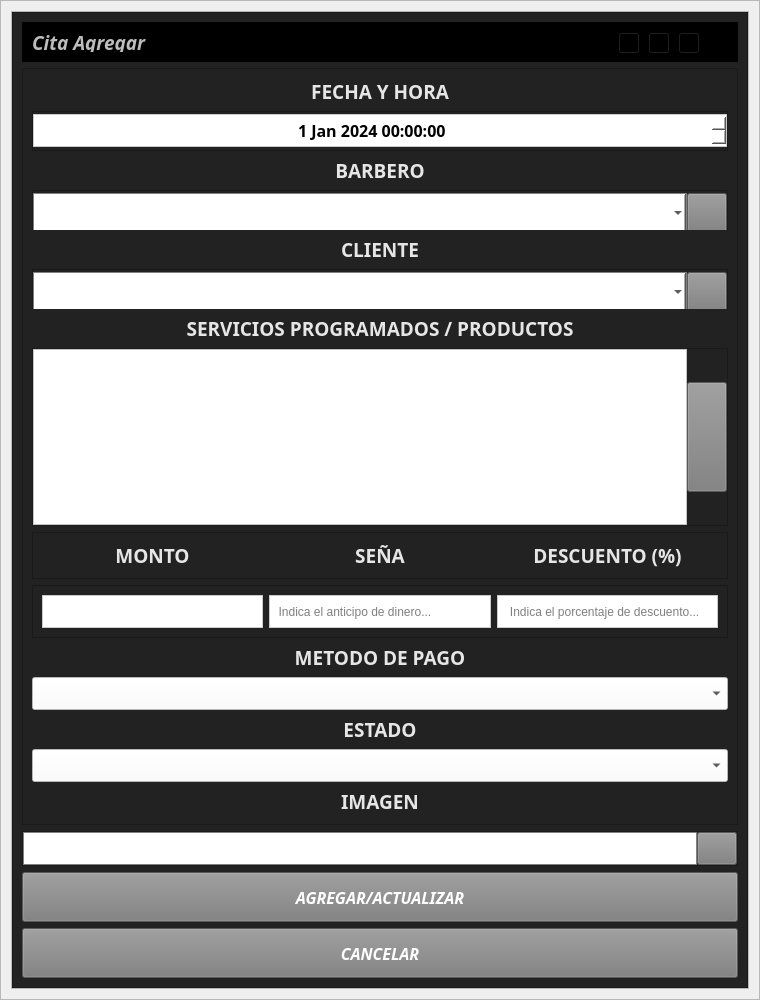
<?xml version="1.0" encoding="UTF-8"?>
<ui version="4.0">
 <class>add_edit_menu</class>
 <widget class="QWidget" name="add_edit_menu">
  <property name="geometry">
   <rect>
    <x>0</x>
    <y>0</y>
    <width>760</width>
    <height>1000</height>
   </rect>
  </property>
  <property name="minimumSize">
   <size>
    <width>600</width>
    <height>0</height>
   </size>
  </property>
  <property name="maximumSize">
   <size>
    <width>16777215</width>
    <height>16777215</height>
   </size>
  </property>
  <property name="windowTitle">
   <string>Form</string>
  </property>
  <layout class="QHBoxLayout" name="horizontalLayout">
   <property name="spacing">
    <number>0</number>
   </property>
   <property name="leftMargin">
    <number>0</number>
   </property>
   <property name="topMargin">
    <number>0</number>
   </property>
   <property name="rightMargin">
    <number>0</number>
   </property>
   <property name="bottomMargin">
    <number>0</number>
   </property>
   <item>
    <widget class="QFrame" name="central_widget_frame">
     <property name="maximumSize">
      <size>
       <width>800</width>
       <height>16777215</height>
      </size>
     </property>
     <property name="frameShape">
      <enum>QFrame::StyledPanel</enum>
     </property>
     <property name="frameShadow">
      <enum>QFrame::Raised</enum>
     </property>
     <layout class="QHBoxLayout" name="horizontalLayout_3">
      <property name="spacing">
       <number>0</number>
      </property>
      <property name="leftMargin">
       <number>10</number>
      </property>
      <property name="topMargin">
       <number>10</number>
      </property>
      <property name="rightMargin">
       <number>10</number>
      </property>
      <property name="bottomMargin">
       <number>10</number>
      </property>
      <item>
       <widget class="QFrame" name="background_frame">
        <property name="frameShape">
         <enum>QFrame::StyledPanel</enum>
        </property>
        <property name="frameShadow">
         <enum>QFrame::Raised</enum>
        </property>
        <layout class="QVBoxLayout" name="verticalLayout_2">
         <property name="spacing">
          <number>0</number>
         </property>
         <property name="leftMargin">
          <number>0</number>
         </property>
         <property name="topMargin">
          <number>0</number>
         </property>
         <property name="rightMargin">
          <number>0</number>
         </property>
         <property name="bottomMargin">
          <number>0</number>
         </property>
         <item>
          <widget class="QFrame" name="content_frame">
           <property name="minimumSize">
            <size>
             <width>0</width>
             <height>0</height>
            </size>
           </property>
           <property name="styleSheet">
            <string notr="true">background-color: rgb(34, 34, 34);</string>
           </property>
           <property name="frameShape">
            <enum>QFrame::StyledPanel</enum>
           </property>
           <property name="frameShadow">
            <enum>QFrame::Raised</enum>
           </property>
           <layout class="QVBoxLayout" name="verticalLayout">
            <item>
             <widget class="QFrame" name="frame_nav">
              <property name="minimumSize">
               <size>
                <width>0</width>
                <height>40</height>
               </size>
              </property>
              <property name="maximumSize">
               <size>
                <width>16777215</width>
                <height>40</height>
               </size>
              </property>
              <property name="styleSheet">
               <string notr="true">background-color: rgb(0, 0, 0);</string>
              </property>
              <property name="frameShape">
               <enum>QFrame::StyledPanel</enum>
              </property>
              <property name="frameShadow">
               <enum>QFrame::Raised</enum>
              </property>
              <layout class="QHBoxLayout" name="horizontalLayout_6">
               <item>
                <widget class="QLabel" name="label_tittle">
                 <property name="font">
                  <font>
                   <family>Tw Cen MT</family>
                   <pointsize>14</pointsize>
                   <weight>75</weight>
                   <italic>true</italic>
                   <bold>true</bold>
                  </font>
                 </property>
                 <property name="styleSheet">
                  <string notr="true">
color: rgb(189, 189, 189);</string>
                 </property>
                 <property name="text">
                  <string>Cita Agregar</string>
                 </property>
                </widget>
               </item>
               <item>
                <widget class="QFrame" name="butttons_holder_frame">
                 <property name="minimumSize">
                  <size>
                   <width>110</width>
                   <height>30</height>
                  </size>
                 </property>
                 <property name="maximumSize">
                  <size>
                   <width>110</width>
                   <height>16777215</height>
                  </size>
                 </property>
                 <property name="frameShape">
                  <enum>QFrame::StyledPanel</enum>
                 </property>
                 <property name="frameShadow">
                  <enum>QFrame::Raised</enum>
                 </property>
                 <widget class="QToolButton" name="minimize_button">
                  <property name="geometry">
                   <rect>
                    <x>0</x>
                    <y>0</y>
                    <width>22</width>
                    <height>22</height>
                   </rect>
                  </property>
                  <property name="text">
                   <string>...</string>
                  </property>
                  <property name="icon">
                   <iconset>
                    <normaloff>L:/AngelCuk/assets/icons/minimize-window.png</normaloff>L:/AngelCuk/assets/icons/minimize-window.png</iconset>
                  </property>
                 </widget>
                 <widget class="QToolButton" name="restore_button">
                  <property name="geometry">
                   <rect>
                    <x>30</x>
                    <y>0</y>
                    <width>22</width>
                    <height>22</height>
                   </rect>
                  </property>
                  <property name="text">
                   <string>...</string>
                  </property>
                  <property name="icon">
                   <iconset>
                    <normaloff>L:/AngelCuk/assets/icons/restore-window.png</normaloff>L:/AngelCuk/assets/icons/restore-window.png</iconset>
                  </property>
                 </widget>
                 <widget class="QToolButton" name="maximize_button">
                  <property name="geometry">
                   <rect>
                    <x>30</x>
                    <y>0</y>
                    <width>22</width>
                    <height>22</height>
                   </rect>
                  </property>
                  <property name="text">
                   <string>...</string>
                  </property>
                  <property name="icon">
                   <iconset>
                    <normaloff>L:/AngelCuk/assets/icons/maximize-window.png</normaloff>L:/AngelCuk/assets/icons/maximize-window.png</iconset>
                  </property>
                 </widget>
                 <widget class="QToolButton" name="close_button">
                  <property name="geometry">
                   <rect>
                    <x>60</x>
                    <y>0</y>
                    <width>22</width>
                    <height>22</height>
                   </rect>
                  </property>
                  <property name="text">
                   <string>...</string>
                  </property>
                  <property name="icon">
                   <iconset>
                    <normaloff>L:/AngelCuk/assets/icons/close-window.png</normaloff>L:/AngelCuk/assets/icons/close-window.png</iconset>
                  </property>
                 </widget>
                </widget>
               </item>
              </layout>
             </widget>
            </item>
            <item>
             <widget class="QFrame" name="frame_inferior">
              <property name="maximumSize">
               <size>
                <width>16777215</width>
                <height>16777215</height>
               </size>
              </property>
              <property name="frameShape">
               <enum>QFrame::StyledPanel</enum>
              </property>
              <property name="frameShadow">
               <enum>QFrame::Raised</enum>
              </property>
              <layout class="QVBoxLayout" name="verticalLayout_3">
               <item>
                <widget class="QLabel" name="fecha_tittle">
                 <property name="font">
                  <font>
                   <family>Segoe UI Black</family>
                   <pointsize>14</pointsize>
                   <weight>75</weight>
                   <italic>false</italic>
                   <bold>true</bold>
                  </font>
                 </property>
                 <property name="styleSheet">
                  <string notr="true">color: rgb(230, 230, 230);</string>
                 </property>
                 <property name="text">
                  <string>FECHA Y HORA</string>
                 </property>
                 <property name="alignment">
                  <set>Qt::AlignCenter</set>
                 </property>
                </widget>
               </item>
               <item>
                <widget class="QFrame" name="frame_2">
                 <property name="minimumSize">
                  <size>
                   <width>0</width>
                   <height>40</height>
                  </size>
                 </property>
                 <property name="frameShape">
                  <enum>QFrame::StyledPanel</enum>
                 </property>
                 <property name="frameShadow">
                  <enum>QFrame::Raised</enum>
                 </property>
                 <layout class="QHBoxLayout" name="horizontalLayout_2">
                  <property name="spacing">
                   <number>4</number>
                  </property>
                  <property name="leftMargin">
                   <number>0</number>
                  </property>
                  <property name="topMargin">
                   <number>0</number>
                  </property>
                  <property name="rightMargin">
                   <number>0</number>
                  </property>
                  <property name="bottomMargin">
                   <number>0</number>
                  </property>
                  <item>
                   <widget class="QDateTimeEdit" name="fechahora_dateTimeEdit">
                    <property name="sizePolicy">
                     <sizepolicy hsizetype="Minimum" vsizetype="Maximum">
                      <horstretch>0</horstretch>
                      <verstretch>0</verstretch>
                     </sizepolicy>
                    </property>
                    <property name="minimumSize">
                     <size>
                      <width>0</width>
                      <height>33</height>
                     </size>
                    </property>
                    <property name="font">
                     <font>
                      <family>Microsoft YaHei</family>
                      <pointsize>12</pointsize>
                      <weight>75</weight>
                      <bold>true</bold>
                     </font>
                    </property>
                    <property name="styleSheet">
                     <string notr="true">background-color: rgb(255, 255, 255);
border: 1px solid #cbcbcb;</string>
                    </property>
                    <property name="alignment">
                     <set>Qt::AlignCenter</set>
                    </property>
                    <property name="dateTime">
                     <datetime>
                      <hour>0</hour>
                      <minute>0</minute>
                      <second>0</second>
                      <year>2024</year>
                      <month>1</month>
                      <day>1</day>
                     </datetime>
                    </property>
                   </widget>
                  </item>
                 </layout>
                </widget>
               </item>
               <item>
                <widget class="QLabel" name="barbero_tittle">
                 <property name="font">
                  <font>
                   <family>Segoe UI Black</family>
                   <pointsize>14</pointsize>
                   <weight>75</weight>
                   <italic>false</italic>
                   <bold>true</bold>
                  </font>
                 </property>
                 <property name="styleSheet">
                  <string notr="true">color: rgb(230, 230, 230);</string>
                 </property>
                 <property name="text">
                  <string>BARBERO</string>
                 </property>
                 <property name="alignment">
                  <set>Qt::AlignCenter</set>
                 </property>
                </widget>
               </item>
               <item>
                <widget class="QFrame" name="frame_4">
                 <property name="minimumSize">
                  <size>
                   <width>0</width>
                   <height>0</height>
                  </size>
                 </property>
                 <property name="maximumSize">
                  <size>
                   <width>16777215</width>
                   <height>40</height>
                  </size>
                 </property>
                 <property name="frameShape">
                  <enum>QFrame::StyledPanel</enum>
                 </property>
                 <property name="frameShadow">
                  <enum>QFrame::Raised</enum>
                 </property>
                 <layout class="QHBoxLayout" name="horizontalLayout_7">
                  <property name="spacing">
                   <number>0</number>
                  </property>
                  <property name="leftMargin">
                   <number>0</number>
                  </property>
                  <property name="topMargin">
                   <number>0</number>
                  </property>
                  <property name="rightMargin">
                   <number>0</number>
                  </property>
                  <property name="bottomMargin">
                   <number>0</number>
                  </property>
                  <item>
                   <widget class="QComboBox" name="barbero_comboBox">
                    <property name="minimumSize">
                     <size>
                      <width>70</width>
                      <height>40</height>
                     </size>
                    </property>
                    <property name="maximumSize">
                     <size>
                      <width>16777215</width>
                      <height>33</height>
                     </size>
                    </property>
                    <property name="styleSheet">
                     <string notr="true">background-color: white;
border: 1px solid grey;</string>
                    </property>
                   </widget>
                  </item>
                  <item>
                   <widget class="QPushButton" name="pushButton_img_3">
                    <property name="minimumSize">
                     <size>
                      <width>40</width>
                      <height>40</height>
                     </size>
                    </property>
                    <property name="maximumSize">
                     <size>
                      <width>40</width>
                      <height>33</height>
                     </size>
                    </property>
                    <property name="font">
                     <font>
                      <family>Segoe UI Black</family>
                      <pointsize>12</pointsize>
                      <weight>75</weight>
                      <italic>true</italic>
                      <bold>true</bold>
                     </font>
                    </property>
                    <property name="styleSheet">
                     <string notr="true">QPushButton {
background-color: #7c7c7c;
color: white;
}

QPushButton:hover {
background-color: rgb(0, 195, 0);
}</string>
                    </property>
                    <property name="text">
                     <string/>
                    </property>
                    <property name="icon">
                     <iconset>
                      <normaloff>../assets/icons/plus.png</normaloff>../assets/icons/plus.png</iconset>
                    </property>
                    <property name="iconSize">
                     <size>
                      <width>35</width>
                      <height>35</height>
                     </size>
                    </property>
                   </widget>
                  </item>
                 </layout>
                </widget>
               </item>
               <item>
                <widget class="QLabel" name="cliente_tittle">
                 <property name="font">
                  <font>
                   <family>Segoe UI Black</family>
                   <pointsize>14</pointsize>
                   <weight>75</weight>
                   <italic>false</italic>
                   <bold>true</bold>
                  </font>
                 </property>
                 <property name="styleSheet">
                  <string notr="true">color: rgb(230, 230, 230);</string>
                 </property>
                 <property name="text">
                  <string>CLIENTE</string>
                 </property>
                 <property name="alignment">
                  <set>Qt::AlignCenter</set>
                 </property>
                </widget>
               </item>
               <item>
                <widget class="QFrame" name="frame_3">
                 <property name="minimumSize">
                  <size>
                   <width>0</width>
                   <height>0</height>
                  </size>
                 </property>
                 <property name="maximumSize">
                  <size>
                   <width>16777215</width>
                   <height>40</height>
                  </size>
                 </property>
                 <property name="frameShape">
                  <enum>QFrame::StyledPanel</enum>
                 </property>
                 <property name="frameShadow">
                  <enum>QFrame::Raised</enum>
                 </property>
                 <layout class="QHBoxLayout" name="horizontalLayout_5">
                  <property name="spacing">
                   <number>0</number>
                  </property>
                  <property name="leftMargin">
                   <number>0</number>
                  </property>
                  <property name="topMargin">
                   <number>0</number>
                  </property>
                  <property name="rightMargin">
                   <number>0</number>
                  </property>
                  <property name="bottomMargin">
                   <number>0</number>
                  </property>
                  <item>
                   <widget class="QComboBox" name="cliente_comboBox">
                    <property name="minimumSize">
                     <size>
                      <width>70</width>
                      <height>40</height>
                     </size>
                    </property>
                    <property name="maximumSize">
                     <size>
                      <width>16777215</width>
                      <height>33</height>
                     </size>
                    </property>
                    <property name="styleSheet">
                     <string notr="true">background-color: white;
border: 1px solid grey;</string>
                    </property>
                   </widget>
                  </item>
                  <item>
                   <widget class="QPushButton" name="pushButton_img_2">
                    <property name="minimumSize">
                     <size>
                      <width>40</width>
                      <height>40</height>
                     </size>
                    </property>
                    <property name="maximumSize">
                     <size>
                      <width>40</width>
                      <height>33</height>
                     </size>
                    </property>
                    <property name="font">
                     <font>
                      <family>Segoe UI Black</family>
                      <pointsize>12</pointsize>
                      <weight>75</weight>
                      <italic>true</italic>
                      <bold>true</bold>
                     </font>
                    </property>
                    <property name="styleSheet">
                     <string notr="true">QPushButton {
background-color: #7c7c7c;
color: white;
}

QPushButton:hover {
background-color: rgb(0, 195, 0);
}</string>
                    </property>
                    <property name="text">
                     <string/>
                    </property>
                    <property name="icon">
                     <iconset>
                      <normaloff>../assets/icons/plus.png</normaloff>../assets/icons/plus.png</iconset>
                    </property>
                    <property name="iconSize">
                     <size>
                      <width>35</width>
                      <height>35</height>
                     </size>
                    </property>
                   </widget>
                  </item>
                 </layout>
                </widget>
               </item>
               <item>
                <widget class="QLabel" name="servicio_tittle">
                 <property name="font">
                  <font>
                   <family>Segoe UI Black</family>
                   <pointsize>14</pointsize>
                   <weight>75</weight>
                   <italic>false</italic>
                   <bold>true</bold>
                  </font>
                 </property>
                 <property name="styleSheet">
                  <string notr="true">color: rgb(230, 230, 230);</string>
                 </property>
                 <property name="text">
                  <string>SERVICIOS PROGRAMADOS / PRODUCTOS</string>
                 </property>
                 <property name="alignment">
                  <set>Qt::AlignCenter</set>
                 </property>
                </widget>
               </item>
               <item>
                <widget class="QFrame" name="frame_servicios">
                 <property name="styleSheet">
                  <string notr="true">background-color: rgb(34, 34, 34);</string>
                 </property>
                 <property name="frameShape">
                  <enum>QFrame::StyledPanel</enum>
                 </property>
                 <property name="frameShadow">
                  <enum>QFrame::Raised</enum>
                 </property>
                 <layout class="QHBoxLayout" name="horizontalLayout_10">
                  <property name="spacing">
                   <number>0</number>
                  </property>
                  <property name="leftMargin">
                   <number>0</number>
                  </property>
                  <property name="topMargin">
                   <number>0</number>
                  </property>
                  <property name="rightMargin">
                   <number>0</number>
                  </property>
                  <property name="bottomMargin">
                   <number>0</number>
                  </property>
                  <item>
                   <widget class="QListWidget" name="producto_listWidget">
                    <property name="styleSheet">
                     <string notr="true">background-color: rgb(255, 255, 255);
color: rgb(0, 0, 0);</string>
                    </property>
                   </widget>
                  </item>
                  <item>
                   <widget class="QPushButton" name="add_producto_pushButton">
                    <property name="minimumSize">
                     <size>
                      <width>0</width>
                      <height>110</height>
                     </size>
                    </property>
                    <property name="maximumSize">
                     <size>
                      <width>16777215</width>
                      <height>16777215</height>
                     </size>
                    </property>
                    <property name="styleSheet">
                     <string notr="true">QPushButton {
background-color: #7c7c7c;
color: white;
}

QPushButton:hover {
background-color: rgb(0, 195, 0);
}</string>
                    </property>
                    <property name="text">
                     <string/>
                    </property>
                    <property name="icon">
                     <iconset>
                      <normaloff>plus.png</normaloff>plus.png</iconset>
                    </property>
                    <property name="iconSize">
                     <size>
                      <width>50</width>
                      <height>50</height>
                     </size>
                    </property>
                   </widget>
                  </item>
                 </layout>
                </widget>
               </item>
               <item>
                <widget class="QFrame" name="frame_5">
                 <property name="frameShape">
                  <enum>QFrame::StyledPanel</enum>
                 </property>
                 <property name="frameShadow">
                  <enum>QFrame::Raised</enum>
                 </property>
                 <layout class="QHBoxLayout" name="horizontalLayout_9">
                  <item>
                   <widget class="QLabel" name="monto_tittle">
                    <property name="font">
                     <font>
                      <family>Segoe UI Black</family>
                      <pointsize>14</pointsize>
                      <weight>75</weight>
                      <italic>false</italic>
                      <bold>true</bold>
                     </font>
                    </property>
                    <property name="styleSheet">
                     <string notr="true">color: rgb(230, 230, 230);</string>
                    </property>
                    <property name="text">
                     <string>MONTO</string>
                    </property>
                    <property name="alignment">
                     <set>Qt::AlignCenter</set>
                    </property>
                   </widget>
                  </item>
                  <item>
                   <widget class="QLabel" name="label">
                    <property name="font">
                     <font>
                      <family>Segoe UI Black</family>
                      <pointsize>14</pointsize>
                      <weight>75</weight>
                      <bold>true</bold>
                     </font>
                    </property>
                    <property name="styleSheet">
                     <string notr="true">color: rgb(230, 230, 230);</string>
                    </property>
                    <property name="text">
                     <string>SEÑA</string>
                    </property>
                    <property name="alignment">
                     <set>Qt::AlignCenter</set>
                    </property>
                   </widget>
                  </item>
                  <item>
                   <widget class="QLabel" name="descuento_tittle">
                    <property name="maximumSize">
                     <size>
                      <width>235</width>
                      <height>16777215</height>
                     </size>
                    </property>
                    <property name="font">
                     <font>
                      <family>Segoe UI Black</family>
                      <pointsize>14</pointsize>
                      <weight>75</weight>
                      <italic>false</italic>
                      <bold>true</bold>
                     </font>
                    </property>
                    <property name="styleSheet">
                     <string notr="true">color: rgb(230, 230, 230);</string>
                    </property>
                    <property name="text">
                     <string>DESCUENTO (%)</string>
                    </property>
                    <property name="alignment">
                     <set>Qt::AlignCenter</set>
                    </property>
                   </widget>
                  </item>
                 </layout>
                </widget>
               </item>
               <item>
                <widget class="QFrame" name="frame_monto">
                 <property name="frameShape">
                  <enum>QFrame::StyledPanel</enum>
                 </property>
                 <property name="frameShadow">
                  <enum>QFrame::Raised</enum>
                 </property>
                 <layout class="QHBoxLayout" name="horizontalLayout_8">
                  <item>
                   <widget class="QLineEdit" name="monto_lineEdit">
                    <property name="minimumSize">
                     <size>
                      <width>0</width>
                      <height>33</height>
                     </size>
                    </property>
                    <property name="maximumSize">
                     <size>
                      <width>16777215</width>
                      <height>33</height>
                     </size>
                    </property>
                    <property name="styleSheet">
                     <string notr="true">background-color: rgb(255, 255, 255);
border: 1px solid #cbcbcb;</string>
                    </property>
                   </widget>
                  </item>
                  <item>
                   <widget class="QLineEdit" name="lineEdit">
                    <property name="minimumSize">
                     <size>
                      <width>0</width>
                      <height>33</height>
                     </size>
                    </property>
                    <property name="styleSheet">
                     <string notr="true">background-color: rgb(255, 255, 255);
border: 1px solid #cbcbcb;</string>
                    </property>
                    <property name="placeholderText">
                     <string>  Indica el anticipo de dinero...</string>
                    </property>
                   </widget>
                  </item>
                  <item>
                   <widget class="QLineEdit" name="descuento_lineEdit">
                    <property name="minimumSize">
                     <size>
                      <width>0</width>
                      <height>33</height>
                     </size>
                    </property>
                    <property name="maximumSize">
                     <size>
                      <width>235</width>
                      <height>33</height>
                     </size>
                    </property>
                    <property name="styleSheet">
                     <string notr="true">background-color: rgb(255, 255, 255);
border: 1px solid #cbcbcb;</string>
                    </property>
                    <property name="placeholderText">
                     <string>   Indica el porcentaje de descuento...</string>
                    </property>
                   </widget>
                  </item>
                 </layout>
                </widget>
               </item>
               <item>
                <widget class="QLabel" name="pago_tittle">
                 <property name="font">
                  <font>
                   <family>Segoe UI Black</family>
                   <pointsize>14</pointsize>
                   <weight>75</weight>
                   <italic>false</italic>
                   <bold>true</bold>
                  </font>
                 </property>
                 <property name="styleSheet">
                  <string notr="true">color: rgb(230, 230, 230);</string>
                 </property>
                 <property name="text">
                  <string>METODO DE PAGO</string>
                 </property>
                 <property name="alignment">
                  <set>Qt::AlignCenter</set>
                 </property>
                </widget>
               </item>
               <item>
                <widget class="QComboBox" name="pago_comboBox">
                 <property name="minimumSize">
                  <size>
                   <width>0</width>
                   <height>33</height>
                  </size>
                 </property>
                 <property name="maximumSize">
                  <size>
                   <width>16777215</width>
                   <height>33</height>
                  </size>
                 </property>
                 <property name="styleSheet">
                  <string notr="true">background-color: rgb(255, 255, 255);</string>
                 </property>
                </widget>
               </item>
               <item>
                <widget class="QLabel" name="estado_tittle">
                 <property name="font">
                  <font>
                   <family>Segoe UI Black</family>
                   <pointsize>14</pointsize>
                   <weight>75</weight>
                   <italic>false</italic>
                   <bold>true</bold>
                  </font>
                 </property>
                 <property name="styleSheet">
                  <string notr="true">color: rgb(230, 230, 230);</string>
                 </property>
                 <property name="text">
                  <string>ESTADO</string>
                 </property>
                 <property name="alignment">
                  <set>Qt::AlignCenter</set>
                 </property>
                </widget>
               </item>
               <item>
                <widget class="QComboBox" name="estado_comboBox">
                 <property name="minimumSize">
                  <size>
                   <width>0</width>
                   <height>33</height>
                  </size>
                 </property>
                 <property name="maximumSize">
                  <size>
                   <width>16777215</width>
                   <height>33</height>
                  </size>
                 </property>
                 <property name="styleSheet">
                  <string notr="true">background-color: rgb(255, 255, 255);</string>
                 </property>
                </widget>
               </item>
               <item>
                <widget class="QLabel" name="imagen_tittle">
                 <property name="font">
                  <font>
                   <family>Segoe UI Black</family>
                   <pointsize>14</pointsize>
                   <weight>75</weight>
                   <italic>false</italic>
                   <bold>true</bold>
                  </font>
                 </property>
                 <property name="styleSheet">
                  <string notr="true">color: rgb(230, 230, 230);</string>
                 </property>
                 <property name="text">
                  <string>IMAGEN</string>
                 </property>
                 <property name="alignment">
                  <set>Qt::AlignCenter</set>
                 </property>
                </widget>
               </item>
              </layout>
             </widget>
            </item>
            <item>
             <widget class="QFrame" name="frame">
              <property name="minimumSize">
               <size>
                <width>0</width>
                <height>0</height>
               </size>
              </property>
              <property name="maximumSize">
               <size>
                <width>16777215</width>
                <height>40</height>
               </size>
              </property>
              <property name="frameShape">
               <enum>QFrame::StyledPanel</enum>
              </property>
              <property name="frameShadow">
               <enum>QFrame::Raised</enum>
              </property>
              <layout class="QHBoxLayout" name="horizontalLayout_4">
               <property name="spacing">
                <number>0</number>
               </property>
               <property name="leftMargin">
                <number>0</number>
               </property>
               <property name="topMargin">
                <number>0</number>
               </property>
               <property name="rightMargin">
                <number>0</number>
               </property>
               <property name="bottomMargin">
                <number>0</number>
               </property>
               <item>
                <widget class="QLineEdit" name="imagen_lineEdit">
                 <property name="minimumSize">
                  <size>
                   <width>70</width>
                   <height>33</height>
                  </size>
                 </property>
                 <property name="maximumSize">
                  <size>
                   <width>16777215</width>
                   <height>16777215</height>
                  </size>
                 </property>
                 <property name="styleSheet">
                  <string notr="true">background-color: white;
border: 1px solid grey;</string>
                 </property>
                </widget>
               </item>
               <item>
                <widget class="QPushButton" name="pushButton_img">
                 <property name="minimumSize">
                  <size>
                   <width>40</width>
                   <height>33</height>
                  </size>
                 </property>
                 <property name="maximumSize">
                  <size>
                   <width>40</width>
                   <height>33</height>
                  </size>
                 </property>
                 <property name="font">
                  <font>
                   <family>Segoe UI Black</family>
                   <pointsize>12</pointsize>
                   <weight>75</weight>
                   <italic>true</italic>
                   <bold>true</bold>
                  </font>
                 </property>
                 <property name="styleSheet">
                  <string notr="true">QPushButton {
background-color: #7c7c7c;
color: white;
}

QPushButton:hover {
background-color: rgb(0, 195, 0);
}</string>
                 </property>
                 <property name="text">
                  <string/>
                 </property>
                 <property name="icon">
                  <iconset>
                   <normaloff>../assets/icons/open-file.png</normaloff>../assets/icons/open-file.png</iconset>
                 </property>
                 <property name="iconSize">
                  <size>
                   <width>35</width>
                   <height>35</height>
                  </size>
                 </property>
                </widget>
               </item>
              </layout>
             </widget>
            </item>
            <item>
             <widget class="QPushButton" name="add_edit_button">
              <property name="minimumSize">
               <size>
                <width>0</width>
                <height>50</height>
               </size>
              </property>
              <property name="font">
               <font>
                <family>Segoe UI Black</family>
                <pointsize>12</pointsize>
                <weight>75</weight>
                <italic>true</italic>
                <bold>true</bold>
               </font>
              </property>
              <property name="styleSheet">
               <string notr="true">QPushButton {
background-color: #7c7c7c;
color: white;
}

QPushButton:hover {
background-color: rgb(0, 195, 0);
}


</string>
              </property>
              <property name="text">
               <string>AGREGAR/ACTUALIZAR</string>
              </property>
             </widget>
            </item>
            <item>
             <widget class="QPushButton" name="cancel_button">
              <property name="minimumSize">
               <size>
                <width>0</width>
                <height>50</height>
               </size>
              </property>
              <property name="font">
               <font>
                <family>Segoe UI Black</family>
                <pointsize>12</pointsize>
                <weight>75</weight>
                <italic>true</italic>
                <bold>true</bold>
               </font>
              </property>
              <property name="styleSheet">
               <string notr="true">QPushButton {
background-color: #7c7c7c;
color: white;
}

QPushButton:hover {
background-color: rgb(194, 0, 0);
}


</string>
              </property>
              <property name="text">
               <string>CANCELAR</string>
              </property>
             </widget>
            </item>
           </layout>
          </widget>
         </item>
        </layout>
       </widget>
      </item>
     </layout>
    </widget>
   </item>
  </layout>
 </widget>
 <resources/>
 <connections/>
</ui>
